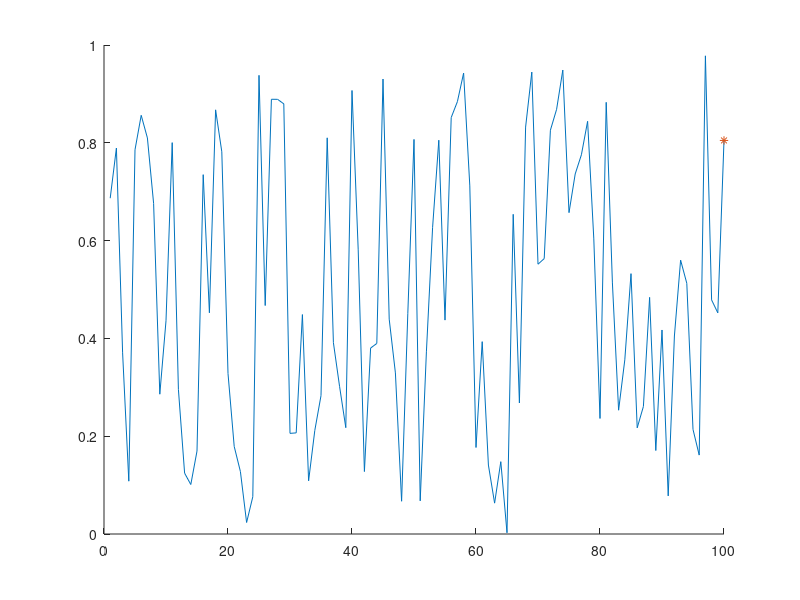

Recreate this plot in MATLAB.
% option 1
len = 100;
x = 1:len;
y = rand(1,len);
figure(1); % bring figure to foreground
clf(); % clear figure
hold on;
plot(x(1), y(1)); %plot first part of the line
plot(x(1), y(1), '*'); % plot the first point
for i = 1:len
 figure(1); %make sure we are plotting on fig 1
 clf(); % why do we need this? try commenting it out
 hold on; % replot
 plot(x(1:i), y(1:i));
 plot(x(i), y(i), '*');
end